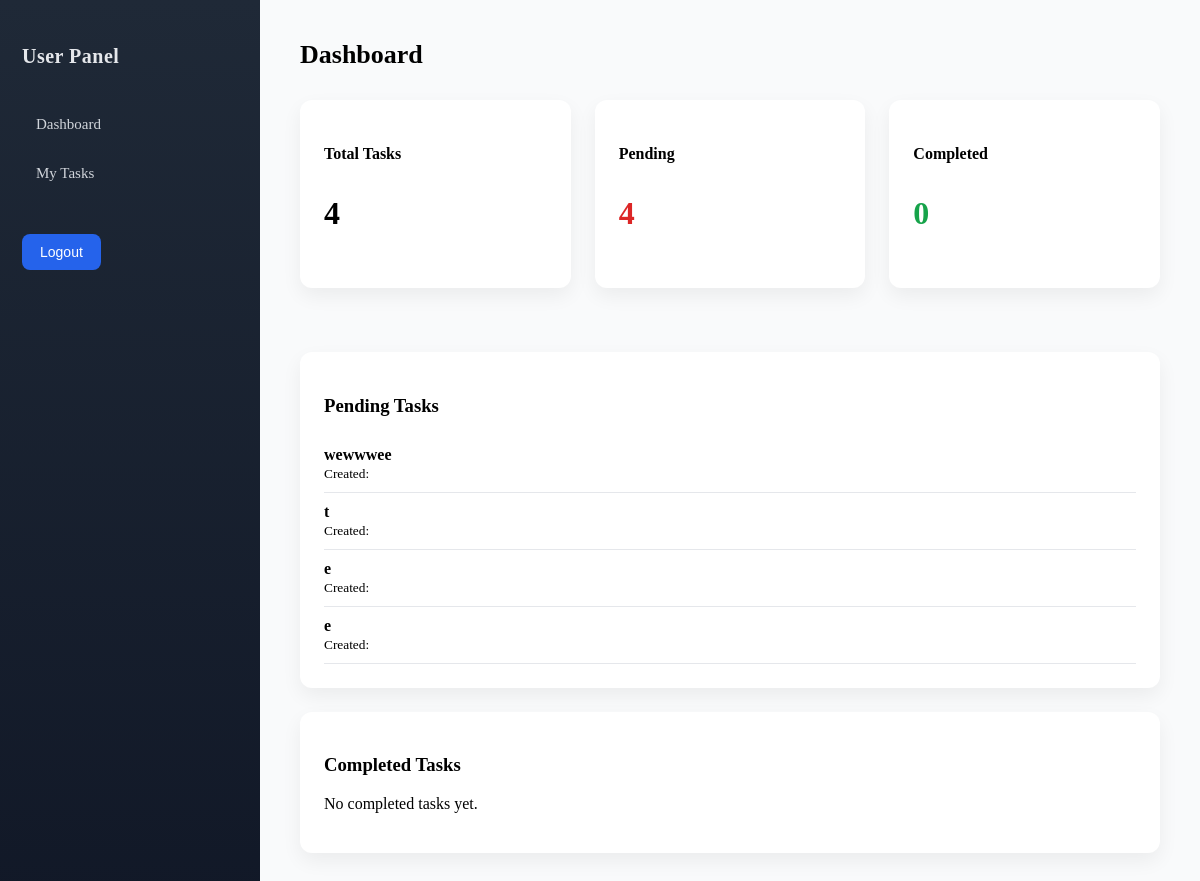
The page /panel/ (signed in) on the database its author committed.
### admin_panel/models.py (models this page shows, shortened)
class Task(models.Model):
    STATUS_CHOICES = (
        ("Pending", "Pending"),
        ("In Progress", "In Progress"),
        ("Completed", "Completed"),
    )
    title = models.CharField(max_length=200)
    description = models.TextField()
    assigned_to = models.ForeignKey(User, on_delete=models.CASCADE, related_name="tasks" )
    status = models.CharField(max_length=20, choices=STATUS_CHOICES)
    completion_report = models.TextField(blank=True, null=True)
    worked_hours = models.PositiveIntegerField(blank=True, null=True)

### admin_panel/views.py (the view, shortened to what this page needs)
# urls.py: path("", dashboard, name="dashboard"),
@login_required
def dashboard(request):
    user = request.user
    user = request.user
    tasks = Task.objects.filter(assigned_to=user)
    completed_tasks = tasks.filter(status="completed")
    pending_tasks = tasks.exclude(status="completed")  # safer than "pending"
    return render(
        request,
        "admin_panel/user_dashboard.html",
        {
            "tasks": tasks,
            "completed_tasks": completed_tasks,
            "pending_tasks": pending_tasks,
            "total_count": tasks.count(),
            "completed_count": completed_tasks.count(),
            "pending_count": pending_tasks.count(),
        }
    )

### admin_panel/templates/admin_panel/user_dashboard.html (shortened to what this page needs)
{% extends "admin_panel/user_base.html" %}
{% block page_title %}Dashboard{% endblock %}
{% block content %}
<div style="display:grid; grid-template-columns: repeat(3, 1fr); gap:24px; margin-bottom:40px;">
    <div class="card">
        <h4>Total Tasks</h4>
        <p style="font-size:32px; font-weight:600;">{{ total_count }}</p>
    </div>
    <div class="card">
        <h4>Pending</h4>
        <p style="font-size:32px; font-weight:600; color:#dc2626;">
            {{ pending_count }}
        </p>
    </div>
    <div class="card">
        <h4>Completed</h4>
        <p style="font-size:32px; font-weight:600; color:#16a34a;">
            {{ completed_count }}
        </p>
    </div>
</div>
<div class="card">
    <h3>Pending Tasks</h3>
    {% for task in pending_tasks %}
        <div style="padding:10px 0; border-bottom:1px solid #e5e7eb;">
            <strong>{{ task.title }}</strong><br>
            <small>Created: {{ task.created_at|date:"d M Y" }}</small>
        </div>
    {% empty %}
        <p>No pending tasks 🎉</p>
    {% endfor %}
</div>
<div class="card">
    <h3>Completed Tasks</h3>
    {% for task in completed_tasks %}
        <div style="padding:10px 0; border-bottom:1px solid #e5e7eb;">
            <strong>{{ task.title }}</strong><br>
            <small>Completed</small>
        </div>
    {% empty %}
        <p>No completed tasks yet.</p>
    {% endfor %}
</div>
{% endblock %}

### admin_panel/templates/admin_panel/user_base.html (style rules this page uses)
body { margin: 0; background: #ffffff; }
.card { background: #ffffff; border-radius: 12px; padding: 24px; margin-bottom: 24px; box-shadow: 0 8px 20px rgba(0,0,0,0.06); }

### rows shown on the page
Task: title "wewwwee"
Task: title "t"
Task: title "e"
Task: title "e"

### other values the page prints
{{ total_count }} "4"
{{ pending_count }} "4"
{{ completed_count }} "0"
